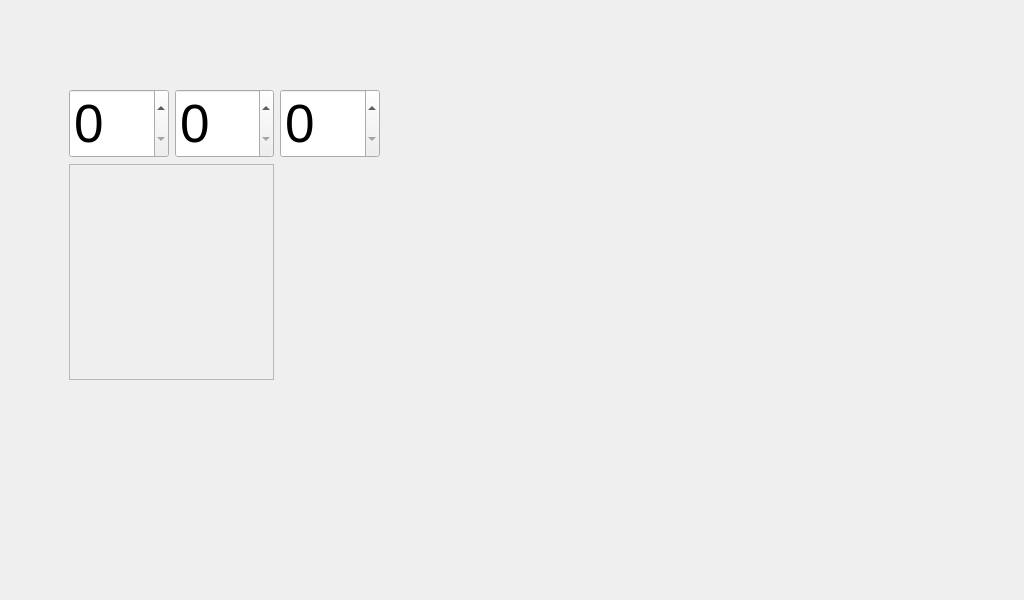
<?xml version="1.0" encoding="UTF-8"?>
<ui version="4.0">
 <class>Lottery</class>
 <widget class="QWidget" name="Lottery">
  <property name="geometry">
   <rect>
    <x>0</x>
    <y>0</y>
    <width>1024</width>
    <height>600</height>
   </rect>
  </property>
  <property name="windowTitle">
   <string>Form</string>
  </property>
  <layout class="QGridLayout" name="gridLayout">
   <property name="leftMargin">
    <number>0</number>
   </property>
   <property name="topMargin">
    <number>0</number>
   </property>
   <property name="rightMargin">
    <number>0</number>
   </property>
   <property name="bottomMargin">
    <number>0</number>
   </property>
   <item row="0" column="0">
    <widget class="QWidget" name="widget" native="true">
     <property name="styleSheet">
      <string notr="true">QWidget#widget
{
	border-image: url(:/prefix1/res/RImage4.jpg);
}</string>
     </property>
     <widget class="QWidget" name="widget_2" native="true">
      <property name="geometry">
       <rect>
        <x>69</x>
        <y>89</y>
        <width>311</width>
        <height>291</height>
       </rect>
      </property>
      <layout class="QGridLayout" name="gridLayout_2">
       <item row="0" column="0">
        <widget class="QSpinBox" name="spinBox">
         <property name="font">
          <font>
           <pointsize>40</pointsize>
          </font>
         </property>
        </widget>
       </item>
       <item row="0" column="1">
        <widget class="QSpinBox" name="spinBox_2">
         <property name="font">
          <font>
           <pointsize>40</pointsize>
          </font>
         </property>
        </widget>
       </item>
       <item row="0" column="2">
        <widget class="QSpinBox" name="spinBox_3">
         <property name="font">
          <font>
           <pointsize>40</pointsize>
          </font>
         </property>
        </widget>
       </item>
       <item row="1" column="0" colspan="2">
        <widget class="QFrame" name="frame">
         <property name="frameShape">
          <enum>QFrame::StyledPanel</enum>
         </property>
         <property name="frameShadow">
          <enum>QFrame::Raised</enum>
         </property>
        </widget>
       </item>
      </layout>
     </widget>
     <widget class="QWidget" name="widget_3" native="true">
      <property name="geometry">
       <rect>
        <x>600</x>
        <y>250</y>
        <width>120</width>
        <height>80</height>
       </rect>
      </property>
     </widget>
    </widget>
   </item>
  </layout>
 </widget>
 <resources/>
 <connections/>
</ui>
